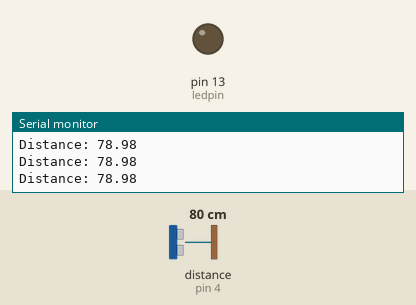
Recording of a sketch running on a simulated Arduino Uno, built with avr-gcc and run on an emulated ATmega328P. Shown: output pins drawn as LEDs (lit = HIGH), the last lines printed to the serial monitor. Wiring (inferred from the names in the program): ultrasonic range finder: trigger pin 5; echo pin 4. Dashed ring = blinking. Inputs (shaded band) come from the test bench; at power-on: distance to the obstacle (sensor on pin 4) 80 cm. The echo pulse lasts 58.3 µs per cm; pins used as bus, display or sensor lines are not drawn.

Above: at 1.2 s.
1.3 s: distance to the obstacle (sensor on pin 4) set to 17 cm
2.8 s: distance to the obstacle (sensor on pin 4) set to 14 cm
At 3.3 s:
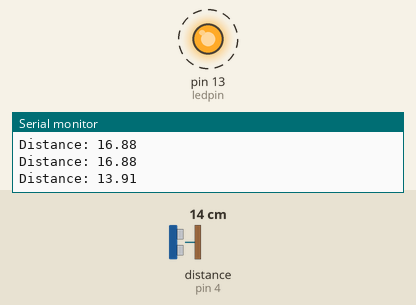
5.8 s: distance to the obstacle (sensor on pin 4) set to 18 cm
At 7.3 s:
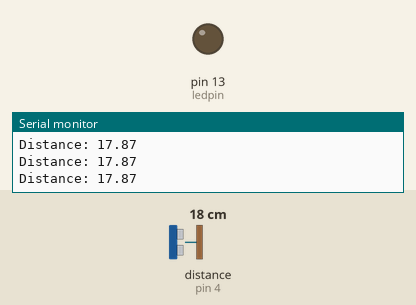
7.7 s: distance to the obstacle (sensor on pin 4) set to 12 cm
At 8.2 s:
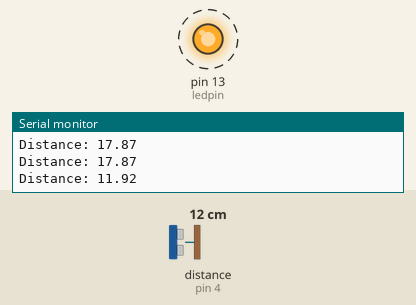
Timing chart, 0 to 11.7 s (numbered marks = the images above; inputs shaded):
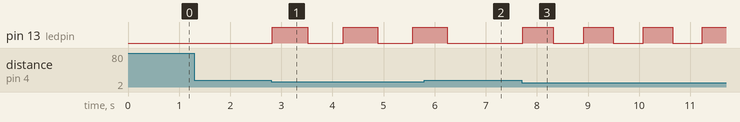

The sketch:

ultrasonic.ino
```cpp
const int trigPin = 5;  //D1
const int echoPin = 4;  //D2
int ledpin=13;
long duration;
float distance;
void setup() {
  // put your setup code here, to run once:
  pinMode(trigPin, OUTPUT);
  pinMode(echoPin, INPUT);
  Serial.begin(9600); // Starts the serial communication
  pinMode(ledpin, OUTPUT);
}

void loop() {
  // put your main code here, to run repeatedly:
digitalWrite(trigPin, LOW);
delayMicroseconds(2);

// Sets the trigPin on HIGH state for 10 micro seconds
digitalWrite(trigPin, HIGH);
delayMicroseconds(10);
digitalWrite(trigPin, LOW);

// Reads the echoPin, returns the sound wave travel time in microseconds
duration = pulseIn(echoPin, HIGH);

// Calculating the distance
distance= duration*0.034/2;
// Prints the distance on the Serial Monitor
Serial.print("Distance: ");
Serial.println(distance);
if(distance<15){
  digitalWrite(ledpin, HIGH);
  delay(distance*50);
  digitalWrite(ledpin, LOW);
  delay(distance*50);
}
else
  digitalWrite(ledpin, LOW);
}
```

Measured:
- the behaviour switches between 16 and 15 cm on distance to the obstacle (sensor on pin 4) (found by bisection; images 0 and 1)
- after the input at 2.8 s, pin 13 (ledpin): alternates HIGH for 0.69 s and LOW for 0.69 s, starting at once
- after the input at 5.8 s, pin 13 (ledpin): goes on until 6.2 s, then stays LOW
- after the input at 7.7 s, pin 13 (ledpin): alternates HIGH for 0.58 s and LOW for 0.58 s, starting at once
